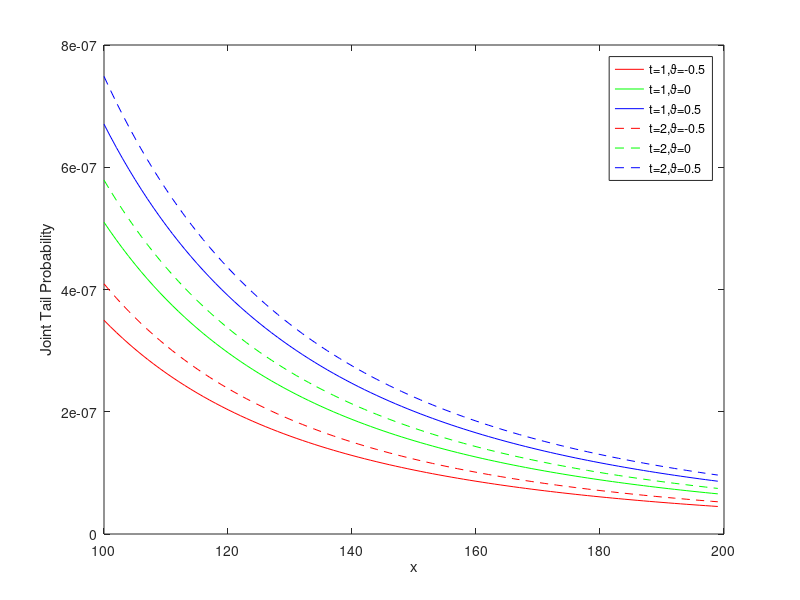

Here is the MATLAB script that generated this plot:
%Figure 4.2 for FGM copula when \alpha=1.5
clear all
clc 

alpha=1.5;%heavy tails
gamma=1;%paremater for pareto distribution
b=1;%constant; see Theorem 1
lambda=1;%paremater for N(t)
x1=100;x2=200;N9=100;dx=(x2-x1)/N9;XX=[x1:dx:x2]; Tail=zeros(1,N9);%paremater for x
kappa=2;%see Remark 1 for FGM case
delta2=2.2;delta3=1;delta4=1;%paremater for Brownian motion with jumps
mu=1;%paremater for Y
phio1= -delta2*alpha+delta3^2*alpha^2/2-delta4*alpha/(mu+alpha);%\phi(\alpha)
phio2= -delta2*2*alpha+delta3^2*(2*alpha)^2/2-delta4*2*alpha/(mu+2*alpha);%\phi(2\alpha)
phio3= -delta2*alpha*kappa+delta3^2*(kappa*alpha)^2/2-delta4*alpha*kappa/(mu+kappa*alpha);%\phi(\kappa*\alpha)


t=1;%time
vartheta=-0.5;%paremater for FGM copula
tau=1*b*(1+vartheta);%see Remark 1 for FGM case
K1=(2*lambda^2/phio1)*((exp(phio2*t)-exp(phio1*t))/(phio2-phio1)-(exp(phio2*t)-1)/phio2);%K_1; see Remark 4(i)
K2=lambda*(exp(phio3*t)-1)/phio3;%K_2; see Remark 4(i)
for i=1:N9
    Tail(i)=b*K1*(gamma/(gamma+XX(i)))^(alpha*2)+tau*K2*(gamma/(gamma+XX(i)))^(alpha*kappa);%See Theorem 1
end
plot(XX(1:end-1),Tail,'r');hold on

vartheta=0;%paremater for FGM copula
tau=1*b*(1+vartheta);%see Remark 1 for FGM case
for i=1:N9
    Tail(i)=b*K1*(gamma/(gamma+XX(i)))^(alpha*2)+tau*K2*(gamma/(gamma+XX(i)))^(alpha*kappa);%See Theorem 1
end
plot(XX(1:end-1),Tail,'green');hold on

vartheta=0.5;%paremater for FGM copula
tau=1*b*(1+vartheta);%see Remark 1 for FGM case
for i=1:N9
    Tail(i)=b*K1*(gamma/(gamma+XX(i)))^(alpha*2)+tau*K2*(gamma/(gamma+XX(i)))^(alpha*kappa);%See Theorem 1
end
plot(XX(1:end-1),Tail,'blue');hold on


t=2;%time
vartheta=-0.5;%paremater for FGM copula
tau=1*b*(1+vartheta);%see Remark 1 for FGM case
K1=(2*lambda^2/phio1)*((exp(phio2*t)-exp(phio1*t))/(phio2-phio1)-(exp(phio2*t)-1)/phio2);%K_1; see Remark 4(i)
K2=lambda*(exp(phio3*t)-1)/phio3;%K_2; see Remark 4(i)
for i=1:N9
    Tail(i)=b*K1*(gamma/(gamma+XX(i)))^(alpha*2)+tau*K2*(gamma/(gamma+XX(i)))^(alpha*kappa);%See Theorem 1
end
plot(XX(1:end-1),Tail,'r--');hold on

vartheta=0;%paremater for FGM copula
tau=1*b*(1+vartheta);%see Remark 1 for FGM case
for i=1:N9
    Tail(i)=b*K1*(gamma/(gamma+XX(i)))^(alpha*2)+tau*K2*(gamma/(gamma+XX(i)))^(alpha*kappa);%See Theorem 1
end
plot(XX(1:end-1),Tail,'green--');hold on

vartheta=0.5;%paremater for FGM copula
tau=1*b*(1+vartheta);%see Remark 1 for FGM case
for i=1:N9
    Tail(i)=b*K1*(gamma/(gamma+XX(i)))^(alpha*2)+tau*K2*(gamma/(gamma+XX(i)))^(alpha*kappa);%See Theorem 1
end
plot(XX(1:end-1),Tail,'blue--');hold on

xlabel('x')
ylabel('Joint Tail Probability')
legend('t=1,\vartheta=-0.5','t=1,\vartheta=0','t=1,\vartheta=0.5','t=2,\vartheta=-0.5','t=2,\vartheta=0','t=2,\vartheta=0.5','Location','northeast')

